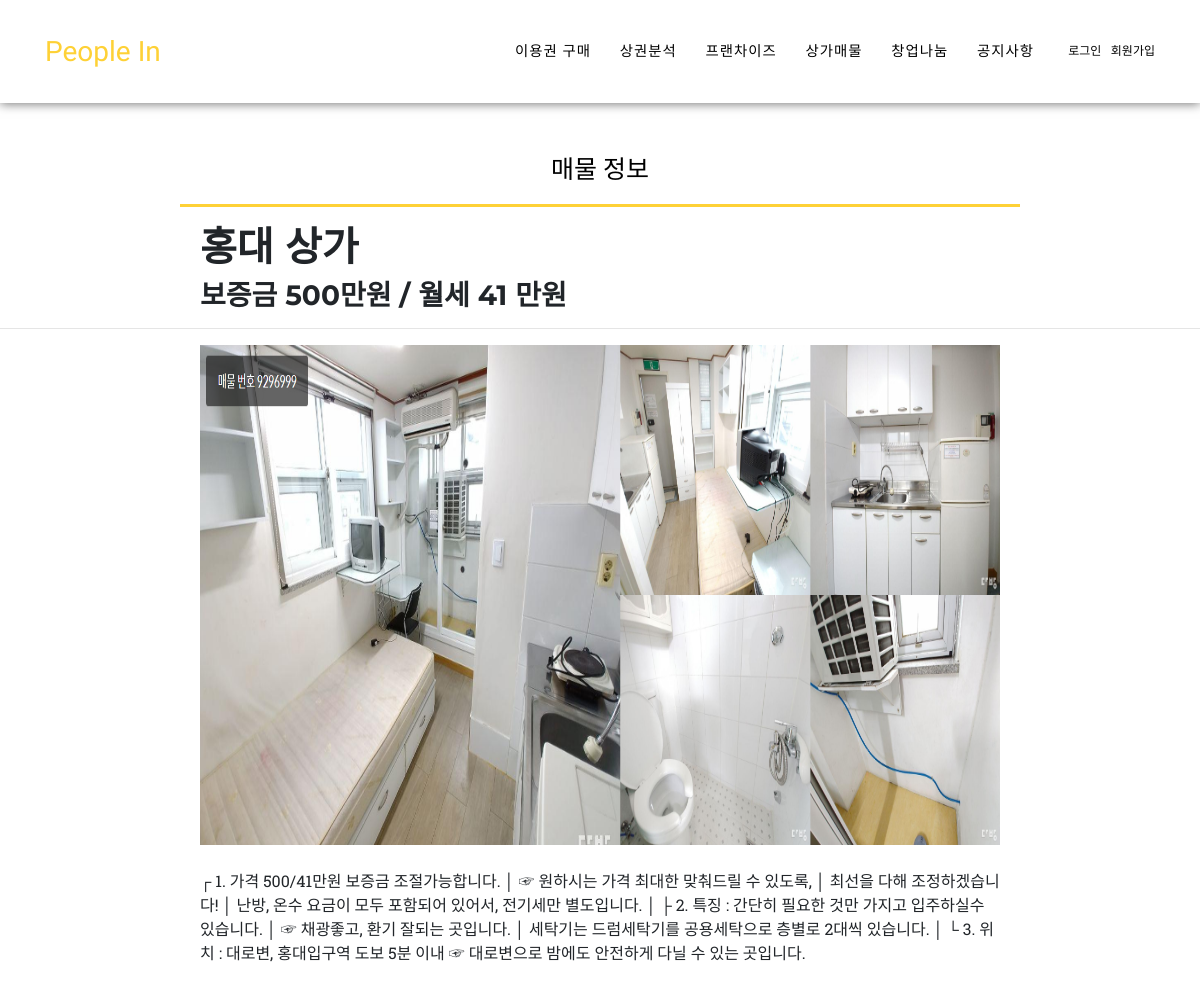
The page /forSale/view/3/ on the database its author committed.
### forSale/models.py (models this page shows, shortened)
class Item(models.Model):
    name = models.CharField(max_length=20)
    desc = models.TextField(blank=True)
    price = models.CharField(max_length=20)
    photo = models.ImageField()  # blank=True 지정하지 않은 경우

### forSale/views.py (the view)
# urls.py: path('view/<int:pk>/', views.item_detail, name='item_detail'),      # 조회
def item_detail(request, pk):
    item = get_object_or_404(Item, pk=pk)
    return render(request, 'forSale/item_detail.html',
                  {'item': item})

### forSale/templates/forSale/item_detail.html (shortened to what this page needs)
{% extends "../base.html" %}
{% load staticfiles %}
{% block extrastyle %}{% static "bootstrap/css/bootstrap.css" %}{% endblock %}
{% load humanize %}
{% block content %}
    <div style="height:150px;"></div>
    <div class="board_header">
        <span class="favorite_button favorites_24761 active" onclick="location.href='{% url 'forSale:item_list' %}'">
        <a class="a_header" href="{% url 'forSale:item_list' %}">
            <span class="notice_title">매물 정보</span>
        </a>
      </span>
    <hr class="my-hr3">
    </div>
    <section style="height:1000px;">
        <article>
            <div class="title-wrap clearfix" style="padding-left:200px; height:auto;">
                <h1> <span style="">{{ item.name }}</span></h1>
                <h3> <span style="">{{ item.price|intcomma }}</span></h3>
            </div>
        </article>
    <hr class="my-hr4">
  <div class="notice_content">
        <article itemprop="articleBody">
        <div>
            {% if item.photo %}
                <img src="{{ item.photo.url }}" style="max-width:800px; height:500px;">
            {% endif %}
        <br><br>
        {{ item.desc|safe  }}
        <br><br>
        </article>
  </div>
  </section>
{% endblock content %}

### peopleIn/static/agency_otherapp.css (style rules this page uses)
body { overflow-x: hidden; font-family: 'Roboto Slab', -apple-system, BlinkMacSystemFont, 'Segoe UI', Roboto, 'Helvetica Neue', Arial, sans-serif, 'Apple Color Emoji', 'Segoe UI Emoji', 'Segoe UI Symbol', 'Noto Color Emoji'; }
.board_header { padding-right: 100px; padding-left: 100px; }
.my-hr3 { border:0; background: #fed136; height: 3px; margin-right:80px; margin-left:80px; }
.a_header { color:black; text-align: center; }
.notice_title { font-size: 25px; text-align: center; display:table; margin-left:auto; margin-right:auto; }
.notice_content { margin-left:200px; margin-right:200px; }
a { color: #000000; }
h1, h2, h3, h4, h5, h6 { font-weight: 700; font-family: 'Montserrat', -apple-system, BlinkMacSystemFont, 'Segoe UI', Roboto, 'Helvetica Neue', Arial, sans-serif, 'Apple Color Emoji', 'Segoe UI Emoji', 'Segoe UI Symbol', 'Noto Color Emoji'; }

### rows shown on the page
Item: name "홍대 상가", price "보증금 500만원 / 월세 41 만원", photo (picture), desc "┌ 1. 가격 500/41만원 보증금 조절가능합니다. │ ☞ 원하시는 가격 최대한 맞춰드릴 수 있도록, │ 최선을 다해 조정하겠습니다! │ 난방, 온수 요금이 모두 포함되어 있어서, 전기세만 별도입니다. │ ├ 2. 특징 : 간단히 필요한 것만 가지고 입주하실수 있습니다. │ ☞ 채광좋고, 환기 잘되는 곳입니다. │ 세탁기는 드럼세탁기를 공용세탁으로 층별로 2대씩 있습니다. │ └ 3. 위치 : 대로변, 홍대입구역 도보 5분 이내 ☞ 대로변으로 밤에도 안전하게 다닐 수 있는 곳입니다."
